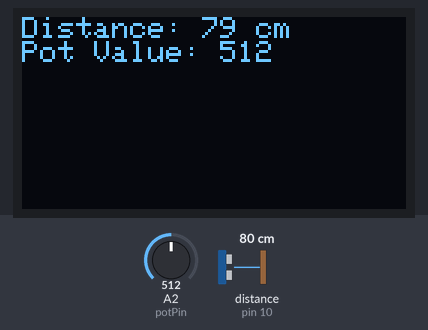
Recording of a sketch running on a simulated Arduino Uno, built with avr-gcc and run on an emulated ATmega328P. Parts: 128×64 one-colour display. Wiring (inferred from the names in the program): ultrasonic range finder: trigger pin 9; echo pin 10. The test bench sets the inputs (shaded band); at power-on: distance to the obstacle (sensor on pin 10) 80 cm, A2 (potPin) = 512. The echo pulse lasts 58.3 µs per cm; the display library's start-up logo is not drawn.

Above: at 3.2 s.
3.3 s: distance to the obstacle (sensor on pin 10) set to 2 cm
At 4.5 s:
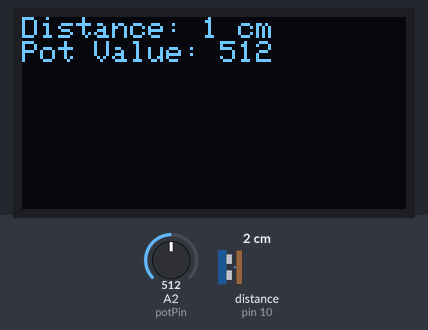
5.1 s: A2 (potPin) set to 716
At 6.4 s:
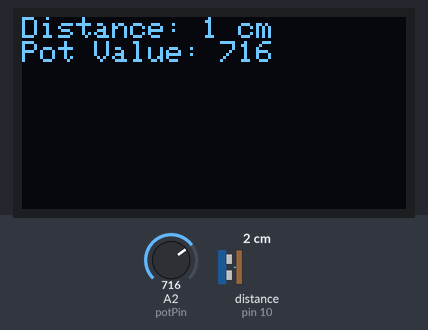
6.7 s: distance to the obstacle (sensor on pin 10) set to 4 cm
At 7.5 s:
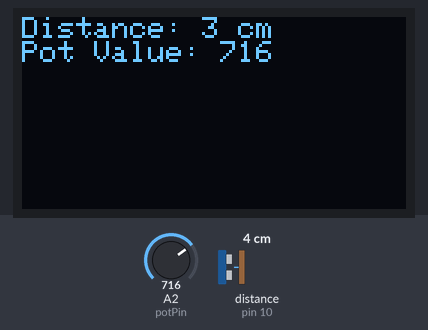
8.3 s: A2 (potPin) set to 900
At 9.6 s:
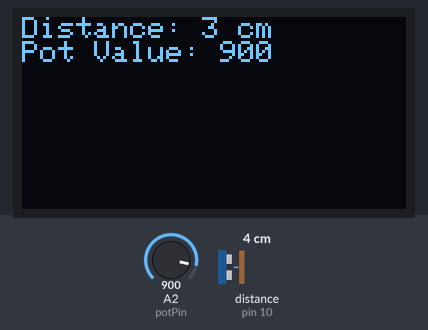
9.9 s: distance to the obstacle (sensor on pin 10) set to 9 cm
11.5 s: A2 (potPin) set to 1023
At 12.6 s:
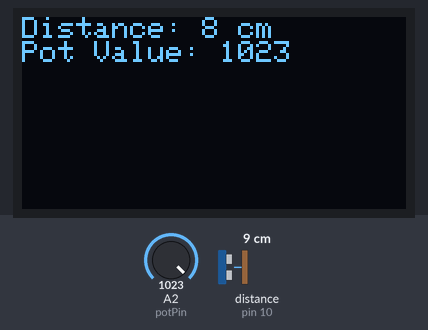
Timing chart, 0 to 14.1 s (numbered marks = the images above; inputs shaded):
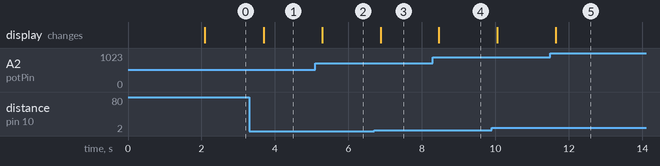

Measured:
- after the input at 3.3 s, the display: changes after 0.39 s (image 1)
- after the input at 5.1 s, the display: changes after 0.18 s (image 2)
- after the input at 6.7 s, the display: changes after 0.17 s (image 3)
- after the input at 8.3 s, the display: changes after 0.16 s (image 4)
- after the input at 11.5 s, the display: changes after 0.15 s (image 5)

The sketch:

File_4.ino
```cpp
#include <Wire.h>                   // Include the wire library for I2C communication
#include <Adafruit_GFX.h>            // Include the graphics library
#include <Adafruit_SSD1306.h>        // Include the SSD1306 OLED display library

// Pin definitions for the ultrasonic sensor
const int trigPin = 9;  // Trigger pin for the ultrasonic sensor
const int echoPin = 10; // Echo pin for the ultrasonic sensor

// Pin definition for the potentiometer
const int potPin = A2;  // Analog pin for the potentiometer

// Create an SSD1306 display object
#define SCREEN_WIDTH 128    // OLED display width in pixels
#define SCREEN_HEIGHT 64    // OLED display height in pixels
Adafruit_SSD1306 display(SCREEN_WIDTH, SCREEN_HEIGHT, &Wire, -1); // Display object

void setup() {
  // Initialize serial communication
  Serial.begin(9600);

  // Initialize the ultrasonic sensor pins
  pinMode(trigPin, OUTPUT);
  pinMode(echoPin, INPUT);

  // Initialize the OLED display
  if (!display.begin(SSD1306_SWITCHCAPVCC, 0x3C)) {
    Serial.println(F("SSD1306 allocation failed"));
    for(;;); // Stay here if initialization failed
  }

  display.display();  // Initialize the display
  delay(2000);        // Wait for 2 seconds to let the display initialize
}

void loop() {
  // Send a pulse to trigger the ultrasonic sensor
  digitalWrite(trigPin, LOW);  // Make sure the trigger pin is low
  delayMicroseconds(2);        // Wait for a short time
  digitalWrite(trigPin, HIGH); // Send a high pulse
  delayMicroseconds(10);       // Pulse duration of 10ms
  digitalWrite(trigPin, LOW);  // Set the trigger pin back to low

  // Measure the duration of the pulse on the echo pin
  long duration = pulseIn(echoPin, HIGH);

  // Calculate the distance based on the time it takes for the pulse to return
  long distance = duration * 0.0343 / 2;

  // Read the potentiometer value
  int potValue = analogRead(potPin); // Read the potentiometer value (0-1023)

  // Clear the display and print the distance and potentiometer value
  display.clearDisplay();
  display.setCursor(0, 0);  // Set the cursor to the top-left corner
  display.setTextSize(1);    // Set the text size to normal
  display.setTextColor(SSD1306_WHITE);  // Set the text color to white

  // Display the measured distance on the OLED
  display.print("Distance: ");
  display.print(distance);
  display.println(" cm");

  // Display the potentiometer value on the OLED
  display.print("Pot Value: ");
  display.print(potValue); // Display the potentiometer value (0-1023)

  // Update the display
  display.display();

  // Wait for a short time before the next measurement
  delay(500);
}
```
